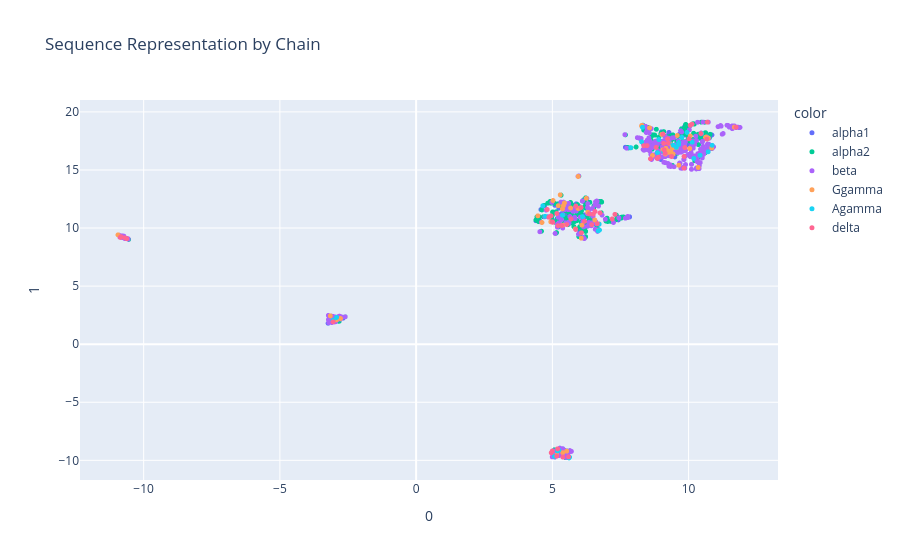

Here is the notebook cell this chart was saved with:
### Markdown cell above
### Sequence Representations

### Code cell
seq_rep = pd.DataFrame(umap.fit_transform(np.array(var_data["sequence_representation"]).tolist()))
seq_rep["label"] = var_data["name"]
seq_rep["color"] = var_data["hemoglobin_chain"]

fig = px.scatter(
    seq_rep, 
    x=0, 
    y=1, 
    color="color", 
    hover_data="label", 
    title="Sequence Representation by Chain"
)
fig.update_traces(marker_size=5)
fig.show()

### Figure 1 — Plotly figure (JSON) as saved in the notebook; plotly's stock layout.template omitted (floating-point values rounded to 4 significant figures; data arrays with more than 128 entries replaced by an {"elided": "..."} marker saying what was removed)
{"data": [{"customdata": [["Hb Antananarivo"], ["Hb Anantharaj"], ["Hb Evanston"], ["Hb I-Interlaken"], ["Hb Ramona"], ["Hb Spanish Town"], ["Hb Boumerdes"], ["Hb Kariya"], ["Hb Frankfurt"], ["Hb Q-India"], ["Hb Q-Thailand"], ["Hb Chapel Hill"], ["Hb Duan"], ["Hb Davenport"], ["Hb J-Rajappen"], ["Hb Chesapeake"], ["Hb &Ccedil;apa"], ["Hb St. Luke's"], ["Hb O-Indonesia"], ["Hb Mulhacen"], ["Hb Sassari"], ["Hb Tunis-Bizerte"], ["Hb Hanamaki-1"], ["Hb Diamant"], ["Hb Roubaix"], ["Hb Charolles"], ["Hb Anderlecht"], ["Hb Rockaway"], ["Hb Buffalo"], ["Hb Wichita"], ["Hb Wembley"], ["Hb Burlington"], ["Hb Yanase"], ["Hb Tamano"], ["Hb Douala"], ["Hb Saratoga Springs"], ["Hb Groene Hart"], ["Hb Lusaka"], ["Hb Die"], ["Hb Beziers"], ["Hb Itapira"], ["Hb Bom Jesus da Lapa"], ["Hb Oegstgeest"], ["Hb Riccarton"], ["Hb Broomfield"], ["Hb Ravenscourt Park"], ["Hb Hackney"], ["Hb Dublin"], ["Hb Jeddah"], ["Hb Westborough"], ["Hb Trenton"], ["Hb Galliera I"], ["Hb Parma"], ["Hb Pisa"], ["Hb Vientiane"], ["Hb Ecuador"], ["Hb Haaksbergen"], ["Hb Hagley Park"], ["Hb Voreppe"], ["Hb Kosovo"], ["Hb Bonn"], ["Hb Canuts"], ["Hb Verona"], ["Hb Hillingdon"], ["Hb Central Middlesex"], ["Hb Reading"], ["Hb Sudbury"], ["Hb Charlieu"], ["Hb Wroclaw"], ["Hb Mill Hill"], ["Hb Les Lilas"], ["Hb Kenton"], ["Hb Hatfield"], ["Hb Nedlands"], ["Hb Chelmsford"], ["Hb Beaconsfield"], ["Hb Palmela "], ["Hb Portim&atilde;o "], ["Hb alpha1 codon 86 (CTG>GTG)"], ["Hb Lima"], ["Hb Woodstock "], ["Hb St. Rose"], ["Hb Queens Park"], ["Hb Erzeroum"], ["Hb Olivet"], ["Hb PRINCES RISBOROUGH "], ["Hb AYLESBURY"], ["Hb Mao"], ["Hb Verdun"]], "hovertemplate": "color=alpha1<br>0=%{x}<br>1=%{y}<br>label=%{customdata[0]}<extra></extra>", "legendgroup": "alpha1", "marker": {"color": "#636efa", "size": 5, "symbol": "circle"}, "mode": "markers", "name": "alpha1", "showlegend": true, "type": "scattergl", "x": [5.537, 7.75, 7.834, 6.175, 6.148, 5.991, 6.398, 6.418, 5.487, 5.793, 4.515, 4.4, 4.395, 4.912, 9.003, 7.68, 9.271, 9.278, 10.86, 10.5, 9.928, 9.46, 9.852, 5.266, 8.545, 5.537, 6.156, 4.84, 7.835, 5.657, 5.619, 6.65, 9.475, 6.266, 5.332, 9.496, -10.74, 5.092, 5.692, 5.473, 8.936, 5.552, 8.342, -2.979, 10.85, 9.575, 9.349, 10.42, 5.238, 4.962, 9.005, -2.998, -3.206, -3.23, 5.317, 5.316, 5.061, 8.661, 5.577, 5.877, 5.888, 10.05, 9.651, 6.003, 6.208, 6.748, 4.581, 5.26, 7.422, 5.348, 9.888, 6.243, 6.516, 9.143, 5.252, 5.275, -3.091, -2.684, 5.429, 9.015, 4.72, 5.379, 8.981, 5.227, 10.02, 9.295, 9.284, -3.059, 5.449], "xaxis": "x", "y": [11.89, 10.97, 10.97, 11.12, 9.923, 9.456, 10.67, 10.55, 10.6, 11.54, 10.92, 10.69, 10.63, 12.24, 18.13, 16.96, 18.15, 18.23, 18.01, 17.95, 17.16, 17.09, 18.73, -9.53, 16.72, 11.74, 10.27, 10.98, 10.95, 10.53, 11.54, 9.905, 17.0, 12.56, 11.24, 16.13, 9.203, 11.96, 11.5, 12.04, 17.5, 10.28, 18.76, 2.185, 16.85, 17.28, 17.53, 15.62, 11.71, 12.29, 18.29, 2.038, 1.879, 1.802, -9.357, -9.142, 10.62, 17.09, 11.22, 12.09, 12.02, 18.8, 18.05, 9.749, 12.16, 12.21, 11.59, 11.87, 10.7, -9.428, 18.01, 11.14, 10.35, 16.6, -9.183, -8.949, 2.025, 2.236, 11.32, 18.11, 11.95, -8.998, 15.91, 11.95, 17.27, 17.36, 16.82, 1.947, 12.17], "yaxis": "y"}, {"customdata": {"elided": "281x1 str values"}, "hovertemplate": "color=alpha2<br>0=%{x}<br>1=%{y}<br>label=%{customdata[0]}<extra></extra>", "legendgroup": "alpha2", "marker": {"color": "#00cc96", "size": 5, "symbol": "circle"}, "mode": "markers", "name": "alpha2", "showlegend": true, "type": "scattergl", "x": {"elided": "281 float values"}, "xaxis": "x", "y": {"elided": "281 float values"}, "yaxis": "y"}, {"customdata": {"elided": "483x1 str values"}, "hovertemplate": "color=beta<br>0=%{x}<br>1=%{y}<br>label=%{customdata[0]}<extra></extra>", "legendgroup": "beta", "marker": {"color": "#ab63fa", "size": 5, "symbol": "circle"}, "mode": "markers", "name": "beta", "showlegend": true, "type": "scattergl", "x": {"elided": "483 float values"}, "xaxis": "x", "y": {"elided": "483 float values"}, "yaxis": "y"}, {"customdata": [["Hb F-Malaysia"], ["Hb F-Meinohama"], ["Hb F-Auckland"], ["Hb F-Albaicin"], ["Hb F-Albaicin"], ["Hb F-Heather"], ["Hb F-Catalonia"], ["Hb F-Melbourne"], ["Hb F-Fuchu"], ["Hb F-Saskatoon"], ["Hb F-Urumqi"], ["Hb F-Granada"], ["Hb F-Cosenza"], ["Hb F-Oakland"], ["Hb F-Tokyo"], ["Hb F-Austell"], ["Hb F-Veleta"], ["Hb F-Cincinnati"], ["Hb F-Lodz"], ["Hb F-Kingston"], ["Hb F-Sacromonte"], ["Hb F-Emirates"], ["Hb F-M-Osaka"], ["Hb F-Clarke"], ["Hb F-Shanghai"], ["Hb F-Brooklyn"], ["Hb F-Minoo"], ["Hb F-Lesvos"], ["Hb F-Kennestone"], ["Hb F-M-Fort Ripley"], ["Hb F-Columbus-GA"], ["Hb F-La Grange"], ["Hb F-Macedonia-II"], ["Hb F-Malta-I"], ["Hb F-Caltech"], ["Hb F-Carlton"], ["Hb F-Poole"], ["Hb F-Onoda"], ["Hb F-Texas-II"], ["Hb F-Alexandra"], ["Hb F-Ube"], ["Hb F-Ouled Rabah"], ["Hb F-Clamart"], ["Hb F-Calabria"], ["Hb F-Coigneres"], ["Hb F-Bonheiden"], ["Hb F-Bron"], ["Hb F-Lyon"], ["Hb F-Saint-Etienne"], ["Hb F-Sarajevo"], ["Hb F-Zhejiang"], ["Hb F-Paulinia"], ["Hb F-Istambul"], ["Hb F-Monserrato-Sassari"]], "hovertemplate": "color=Ggamma<br>0=%{x}<br>1=%{y}<br>label=%{customdata[0]}<extra></extra>", "legendgroup": "Ggamma", "marker": {"color": "#FFA15A", "size": 5, "symbol": "circle"}, "mode": "markers", "name": "Ggamma", "showlegend": true, "type": "scattergl", "x": [10.72, 10.04, 9.216, 9.641, 4.467, 10.35, 10.85, 10.06, 5.444, 8.283, 6.084, 5.527, 11.68, 5.385, 5.407, 6.246, 8.674, 6.061, -2.928, 5.945, 6.703, 9.276, 10.64, 4.941, 5.218, 9.055, 9.433, 5.383, 9.167, 9.404, 5.948, 5.845, 9.585, 9.433, 9.326, -10.94, 9.348, 9.556, 6.711, 5.024, 6.558, 5.37, 4.618, 6.301, 5.288, 8.276, -2.777, 10.62, 9.146, 9.014, 5.162, -3.149, 5.669, 8.568], "xaxis": "x", "y": [17.74, 16.84, 16.66, 15.41, 11.05, 15.22, 16.89, 17.93, 12.16, 18.84, 10.25, -9.21, 18.69, 10.25, 11.93, 12.56, 16.25, 9.133, 2.095, 11.68, 9.817, 16.52, 17.83, 10.54, 11.92, 16.73, 16.37, -9.339, 16.87, 16.95, 14.44, 9.932, 17.97, 16.93, 17.25, 9.413, 16.65, 16.92, 10.36, 12.37, 10.69, 11.65, 10.48, 11.36, 12.86, 18.79, 2.212, 17.81, 16.38, 18.06, -9.54, 2.438, 11.73, 18.63], "yaxis": "y"}, {"customdata": [["Hb F-Marietta"], ["Hb F-Port Royal"], ["Hb F-Macedonia-I"], ["Hb F-Texas-I"], ["Hb F-Kotobuki"], ["Hb F-Pordenone"], ["Hb F-Calluna"], ["Hb F-Kuala Lumpur"], ["Hb F-Pendergrass"], ["Hb F-Cobb"], ["Hb F-Bonaire-GA"], ["Hb F-Woodstock"], ["Hb F-Beech Island"], ["Hb F-Jamaica"], ["Hb F-Iwata"], ["Hb F-Xin-Su"], ["Hb F-Sardinia (<sup>A</sup>gamma<sup>T</sup>)"], ["Hb F-Dammam"], ["Hb F-Victoria Jubilee"], ["Hb F-Dickinson"], ["Hb F-Hull"], ["Hb F-Baskent"], ["Hb F-Jiangsu"], ["Hb F-Texas-II"], ["Hb F-Alexandra"], ["Hb F-Ube"], ["Hb F-Xinjiang"], ["Hb F-Fukuyama"], ["Hb F-Forest Park"], ["Hb F-Campinas"], ["Hb F-Porto Torres"], ["Hb F-Oman"], ["Hb F-Beni Khirane"], ["Hb F-Osilo"], ["Hb F-Salamanque"]], "hovertemplate": "color=Agamma<br>0=%{x}<br>1=%{y}<br>label=%{customdata[0]}<extra></extra>", "legendgroup": "Agamma", "marker": {"color": "#19d3f3", "size": 5, "symbol": "circle"}, "mode": "markers", "name": "Agamma", "showlegend": true, "type": "scattergl", "x": [8.309, 10.87, 9.551, 10.19, -3.049, 9.753, 9.44, 6.729, 9.28, 10.48, 9.638, 6.103, 10.13, 8.859, 5.612, 5.079, 5.209, 9.088, 4.738, 4.649, 8.276, 5.372, 9.943, 6.717, 6.683, 9.626, 10.72, 9.64, 7.874, 5.63, 5.184, 10.42, 5.237, -2.921, 8.91], "xaxis": "x", "y": [18.68, 17.12, 16.95, 15.98, 2.046, 17.8, 17.13, 9.829, 17.31, 18.14, 17.21, 10.98, 17.39, 16.49, -9.788, -9.666, -9.068, 16.58, 11.01, 11.91, 17.42, 11.1, 18.23, 10.33, 9.757, 17.25, 16.57, 17.37, 16.92, -9.726, -9.182, 16.26, -9.13, 2.305, 17.62], "yaxis": "y"}, {"customdata": [["Hb A<sub>2</sub>-Niigata"], ["Hb A<sub>2</sub>-Sphaki&aacute;"], ["Hb A<sub>2</sub>-Pylos"], ["Hb A<sub>2</sub>-NYU"], ["Hb A<sub>2</sub>' or Hb B<sub>2</sub>"], ["Hb A<sub>2</sub>-Roosevelt"], ["Hb A<sub>2</sub>-Flatbush"], ["Hb A<sub>2</sub>-Victoria"], ["Hb A<sub>2</sub>-Yokoshima"], ["Hb A<sub>2</sub>-Puglia"], ["Hb A<sub>2</sub>-Yialousa"], ["Hb A<sub>2</sub>-Metaponto"], ["Hb A<sub>2</sub>-Melbourne"], ["Hb A<sub>2</sub>-Agrinio"], ["Hb A<sub>2</sub>-Parkville"], ["Hb A<sub>2</sub>-Adria"], ["Hb A<sub>2</sub>-Indonesia"], ["Hb A<sub>2</sub>-Grovetown"], ["Hb A<sub>2</sub>-Nishishinbashi"], ["Hb A<sub>2</sub>-Etolia"], ["Hb A<sub>2</sub>-Honai"], ["Hb A<sub>2</sub>-Sant' Antioco"], ["Hb A<sub>2</sub>-Wrens"], ["Hb A<sub>2</sub>-Canada"], ["Hb A<sub>2</sub>-Coburg"], ["Hb A<sub>2</sub>-Liangcheng"], ["Hb A<sub>2</sub>-Manzanares"], ["Hb A<sub>2</sub>-Zagreb"], ["Hb A<sub>2</sub>-Babinga"], ["Hb A<sub>2</sub>-Fitzroy"], ["Hb A2-Toranomon"], ["Hb A2-Monreale"], ["Hb A2-Campania"], ["Hb A2-Lucania"], ["Hb A2-Capri"], ["Hb A2-Ninive"], ["Hb A2-Pasteur-Tunis"], ["Hb A2-MUMC"], ["Hb A2-Catania"], ["Hb A2-Ventimiglia"], ["Hb A2-Montechiaro"], ["Hb A2-Bagheria"], ["Hb A2-Udine"], ["Hb A2-Acacias"], ["Hb A2-North Africa"], ["Hb A2-Lyon"], ["Hb A2-Asti"], ["Hb A2-Pordenone"], ["Hb A2 codon 2   (CAT&#8594;AAT)"], ["Hb A2  codon 52 (GAT>CAT)"], ["Hb A2 Saint-Denis"], ["Hb A2-San Floro "], ["Hb A2-India"], ["Hb A2-Lewisburg"], ["Hb A2-Ramallah"], ["Hb Noah Mehmet Oeztuerk"], ["Hb A2 Hong Kong"]], "hovertemplate": "color=delta<br>0=%{x}<br>1=%{y}<br>label=%{customdata[0]}<extra></extra>", "legendgroup": "delta", "marker": {"color": "#FF6692", "size": 5, "symbol": "circle"}, "mode": "markers", "name": "delta", "showlegend": true, "type": "scattergl", "x": [5.21, 5.164, 9.138, 8.355, 5.529, 5.159, 9.378, 6.503, 6.354, 7.298, -10.69, 10.12, 10.06, 10.45, 6.05, 5.001, 8.476, 4.952, 10.02, 10.67, 8.602, 8.846, 9.833, 9.103, 9.062, 6.067, 8.889, 6.181, 9.256, 5.385, 4.813, 9.864, 6.65, 5.342, 6.75, 9.086, 5.864, 11.74, 9.227, 4.874, -3.047, 5.015, 5.594, 5.686, 6.564, -10.83, 9.836, 8.809, 7.196, 6.445, 5.856, 10.69, 4.958, -10.85, 4.996, -10.62, 5.194], "xaxis": "x", "y": [10.21, 11.25, 16.44, 17.09, 10.3, -9.639, 16.16, 11.19, 11.22, 11.18, 9.157, 18.94, 18.85, 18.14, 11.77, 10.54, 17.1, 11.04, 17.68, 17.66, 15.96, 16.0, 15.16, 16.72, 18.09, 9.596, 16.1, 10.57, 17.31, -9.72, 11.6, 16.93, 10.38, 10.22, 11.31, 17.3, 11.89, 18.68, 17.67, 10.94, 1.924, 10.49, -9.692, 10.78, 11.42, 9.253, 16.17, 16.94, 10.78, 10.29, 9.881, 19.12, -9.348, 9.194, -9.203, 9.085, -9.01], "yaxis": "y"}], "layout": {"legend": {"title": {"text": "color"}, "tracegroupgap": 0}, "title": {"text": "Sequence Representation by Chain"}, "xaxis": {"anchor": "y", "domain": [0, 1], "title": {"text": "0"}}, "yaxis": {"anchor": "x", "domain": [0, 1], "title": {"text": "1"}}}}
